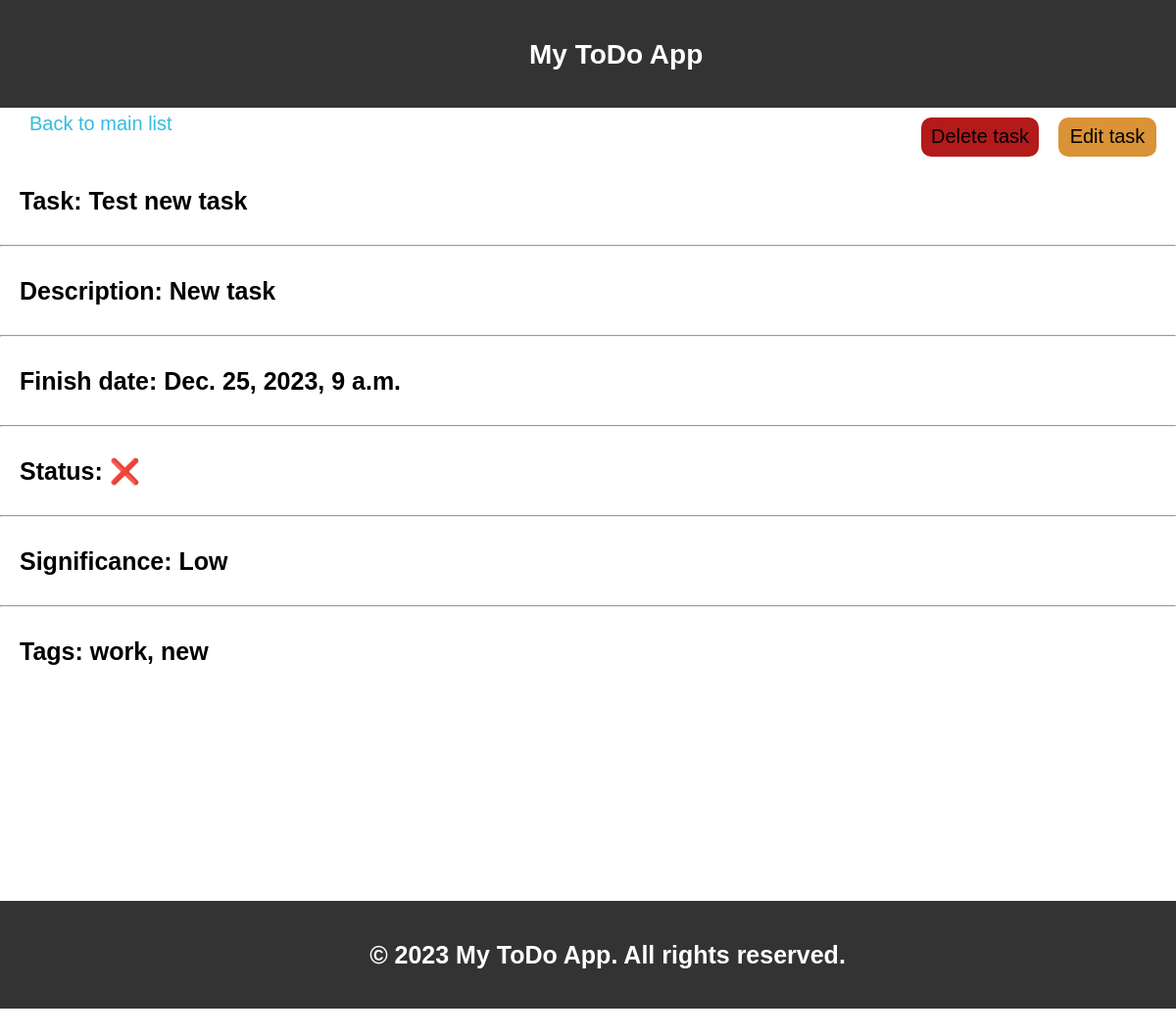
The page /about/5 on the database as committed earlier.
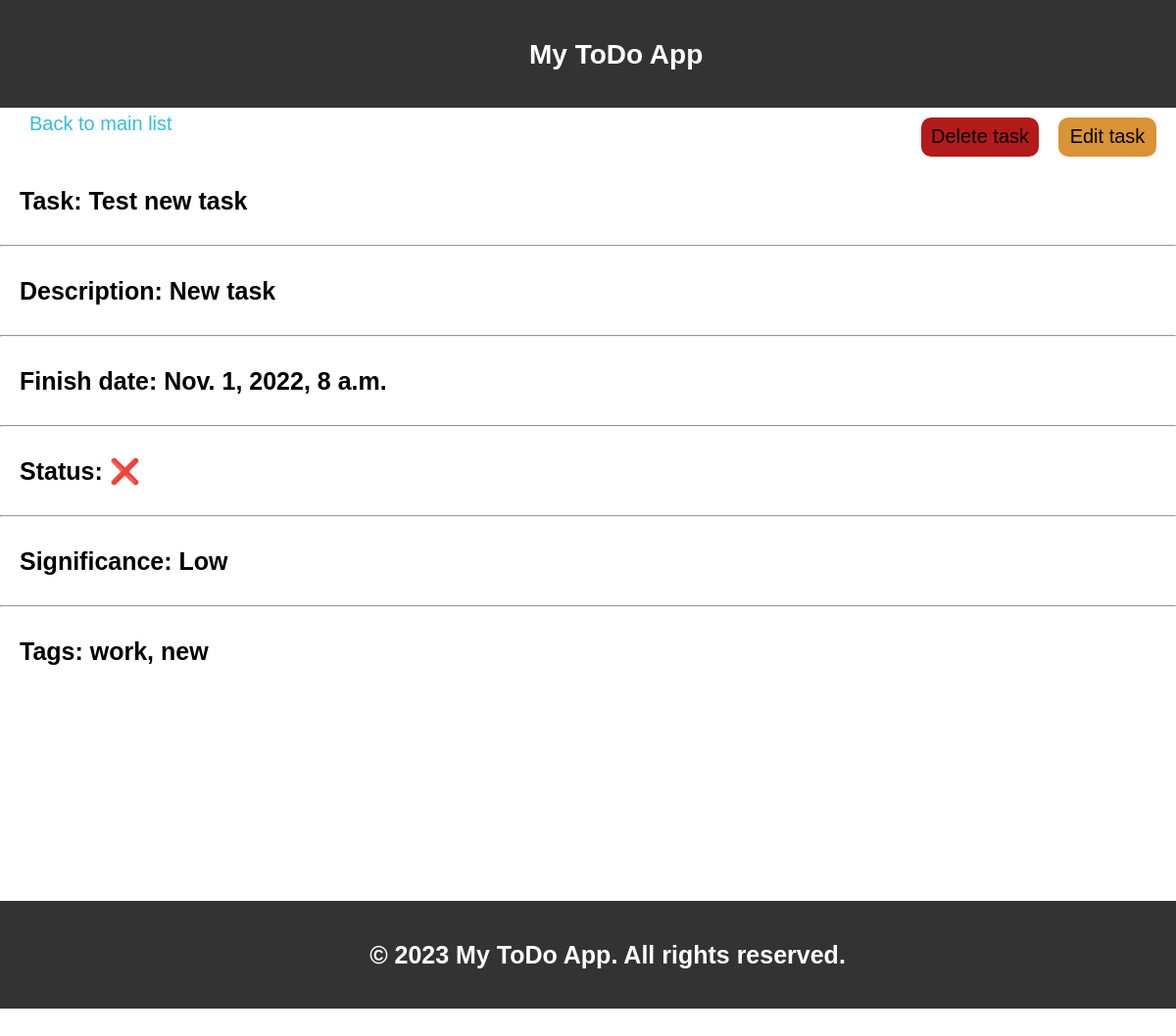
The same page on the database as committed later.
### todolist/models.py (models this page shows, shortened)
class Task(models.Model):
    title = models.CharField(max_length=50, verbose_name='Title')
    slug = models.SlugField(max_length=50, unique=True, db_index=True, verbose_name='URL')
    description = models.TextField(verbose_name='Description')
    finish_date = models.DateTimeField(verbose_name='Date')
    finished = models.BooleanField(default=False, verbose_name='Finished')
    signif = models.ForeignKey('Importance', on_delete=models.PROTECT, null=True,
                               verbose_name='Importance')
    tag = TaggableManager()
    class Meta:
        ordering = [ 'signif','finished', 'title', '-finish_date']

class Importance(models.Model):
    class ImportantTypes(models.TextChoices):
        LOW = 'Low'
        MEDIUM = 'Medium'
        HIGH = 'High'
        CRITICAL = 'Critical'
    sygnif = models.CharField(max_length=100, db_index=True, verbose_name='Importance')
    importance = models.CharField(max_length=20, choices=ImportantTypes.choices, default=ImportantTypes.LOW)
    def __str__(self):
        return self.importance

### todolist/views.py (the view)
# urls.py: path('about/<int:task_id>', views.about, name='task_detail'),
def about(request, task_id):
    title = 'About task'
    task = get_object_or_404(Task, id=task_id)
    return render(request, 'todolist/detail.html', {'task':task,
                                                    'title':title})

### todolist/templates/todolist/detail.html (shortened to what this page needs)
{% extends "todolist/base.html" %}
{% block content %}
    <div class="menu-tools">
        <a href="{%url 'todolist:home' %}" class="link-home">Back to main list</a>
        <div class="edit">
            <a href="{% url 'todolist:edit_task' task.id %}">Edit task</a>
        </div>
        <div class="delete">
            <a href="{% url 'todolist:delete_task' task.id %}">Delete task</a>
        </div>
    </div>
    <p>Task: {{task.title }}</p>
    <hr/>
    <p>Description: {{task.description}}</p>
    <hr/>
    <p>Finish date: {{task.finish_date}}</p>
    <hr/>
    <p>Status:
        {% if task.finished%}
            ✅
        {%else %}
            ❌
        {%endif%}
    </p>
    <hr/>
    <p>Significance: {{task.signif}}</p>
    <hr/>
    <p>Tags: {{task.tag.all|join:", "}}</p>
{% endblock %}

Rows that differ between the two databases and show on the page:
changed Task "Test new task": finish_date "Dec. 25, 2023, 9 a.m." → "Nov. 1, 2022, 8 a.m."
